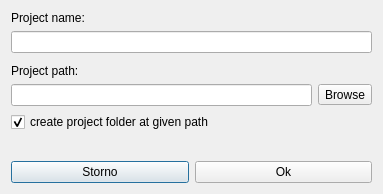
<?xml version="1.0" encoding="UTF-8"?>
<ui version="4.0">
 <class>NewProjectDialog</class>
 <widget class="QDialog" name="NewProjectDialog">
  <property name="geometry">
   <rect>
    <x>0</x>
    <y>0</y>
    <width>383</width>
    <height>194</height>
   </rect>
  </property>
  <property name="windowTitle">
   <string>Create new project</string>
  </property>
  <layout class="QVBoxLayout" name="verticalLayout">
   <item>
    <widget class="QLabel" name="label_2">
     <property name="text">
      <string>Project name:</string>
     </property>
    </widget>
   </item>
   <item>
    <widget class="QLineEdit" name="nameEdit"/>
   </item>
   <item>
    <spacer name="verticalSpacer_2">
     <property name="orientation">
      <enum>Qt::Vertical</enum>
     </property>
     <property name="sizeType">
      <enum>QSizePolicy::Fixed</enum>
     </property>
     <property name="sizeHint" stdset="0">
      <size>
       <width>20</width>
       <height>5</height>
      </size>
     </property>
    </spacer>
   </item>
   <item>
    <widget class="QLabel" name="label_3">
     <property name="text">
      <string>Project path:</string>
     </property>
    </widget>
   </item>
   <item>
    <layout class="QHBoxLayout" name="horizontalLayout_2">
     <item>
      <widget class="QLineEdit" name="pathEdit"/>
     </item>
     <item>
      <widget class="QToolButton" name="browseButton">
       <property name="text">
        <string>Browse</string>
       </property>
      </widget>
     </item>
    </layout>
   </item>
   <item>
    <widget class="QCheckBox" name="checkBox">
     <property name="text">
      <string>create project folder at given path</string>
     </property>
     <property name="checked">
      <bool>true</bool>
     </property>
     <property name="tristate">
      <bool>false</bool>
     </property>
    </widget>
   </item>
   <item>
    <spacer name="verticalSpacer">
     <property name="orientation">
      <enum>Qt::Vertical</enum>
     </property>
     <property name="sizeHint" stdset="0">
      <size>
       <width>20</width>
       <height>40</height>
      </size>
     </property>
    </spacer>
   </item>
   <item>
    <layout class="QHBoxLayout" name="horizontalLayout">
     <item>
      <widget class="QPushButton" name="stornoButton">
       <property name="text">
        <string>Storno</string>
       </property>
      </widget>
     </item>
     <item>
      <widget class="QPushButton" name="okButton">
       <property name="text">
        <string>Ok</string>
       </property>
      </widget>
     </item>
    </layout>
   </item>
  </layout>
 </widget>
 <resources/>
 <connections>
  <connection>
   <sender>stornoButton</sender>
   <signal>pressed()</signal>
   <receiver>NewProjectDialog</receiver>
   <slot>close()</slot>
   <hints>
    <hint type="sourcelabel">
     <x>251</x>
     <y>186</y>
    </hint>
    <hint type="destinationlabel">
     <x>268</x>
     <y>142</y>
    </hint>
   </hints>
  </connection>
 </connections>
</ui>
